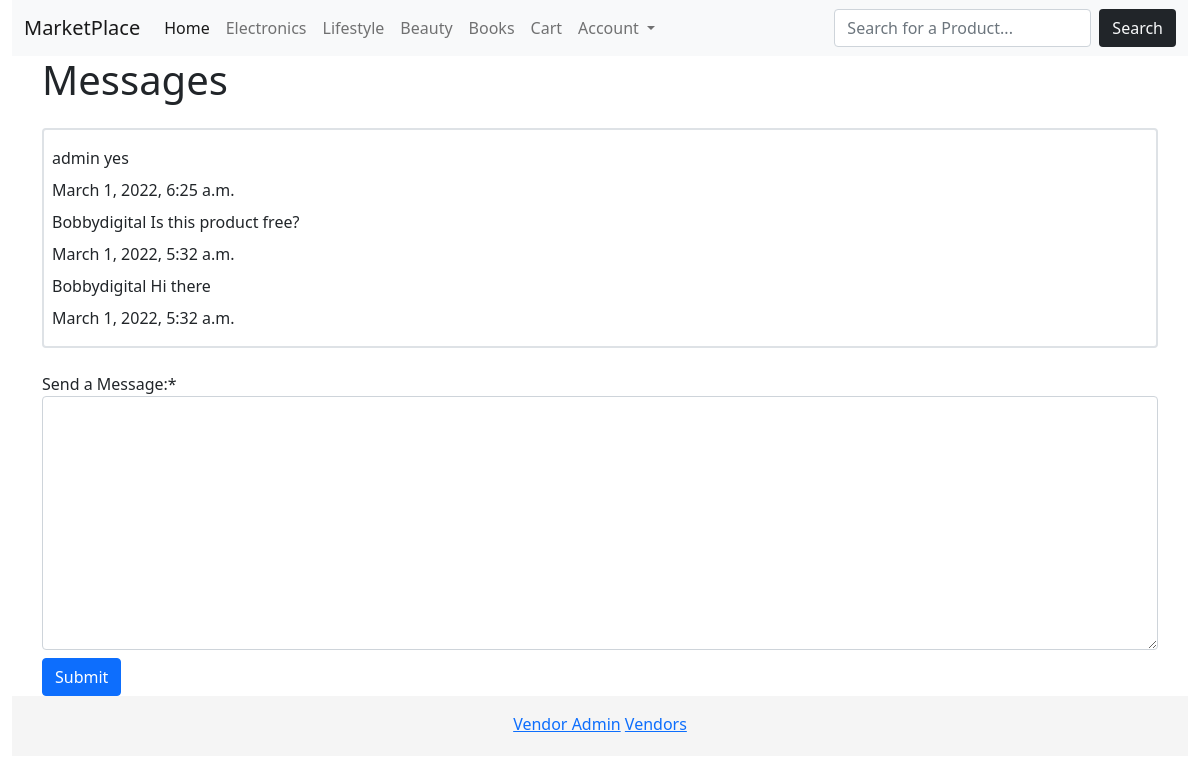
/messages/14/ (signed in), run on the app's committed database.
### product/models.py (models this page shows)
class Category(models.Model):
	title = models.CharField(max_length=255)
	slug = models.SlugField(max_length=255)
	ordering = models.IntegerField(default=0)
	class Meta:
		ordering = ['ordering']
	def __str__(self):
		return self.title

### messenger/models.py (models this page shows, shortened)
class Message(models.Model):
	user = models.ForeignKey(User, on_delete=models.CASCADE)
	thread = models.ForeignKey(Thread, related_name='messages', on_delete=models.CASCADE)
	content = models.TextField(max_length=500,verbose_name="Send a Message:")
	updated = models.DateTimeField(auto_now=True, auto_now_add=False)
	created = models.DateTimeField(auto_now=False, auto_now_add=True)
	class Meta:
		ordering = ['-updated','-created']

### messenger/views.py (the view, shortened to what this page needs)
# urls.py: path('<int:pk>/', views.threadView, name='thread'),
@login_required
def threadView(request,pk):
	thread = get_object_or_404(Thread,pk=pk)
	comments = thread.messages.all()
	form = MessageForm()
	context = {'comments':comments,
				'thread':thread,
				'form':form
				 }
	return render(request, 'messenger/thread.html',context)

### messenger/forms.py
class MessageForm(ModelForm):
	class Meta:
		model = Message
		fields = ['content']

### cart/cart.py (called while the page is built)
	def __len__(self):
		return sum(item['quantity'] for item in self.cart.values())

### cart/context_processors.py (called while the page is built)
def cart(request):
	return ({'cart':Cart(request)})

### product/context_processors.py (called while the page is built)
def menu_categories(request):
	categories = Category.objects.all()
	return {'menu_categories':categories}

def vendor_categories(request):
	pattern = r"\/vendors\/(\d+)"
	result = re.match(pattern, request.path)
	if result:
		print(result, result.group())
		vendor = result.group(1)
		print(vendor)
		vendor_categories = SubCategory.objects.filter(vendor=vendor)
		print(vendor_categories)
		return {'vendor_categories':vendor_categories}
	else:
		return {'vendor_categories':''}

### messenger/templates/messenger/thread.html (shortened to what this page needs)
{% extends 'site/main.html' %}
{% load crispy_forms_tags %}
{% block content %}
	<h1> Messages</h1>
	<div class="border border-2 rounded bg-mute my-4 p-2" style="min-height: 100px;">
				{% for comment in comments %}
			<div class=" my-2">
			{{comment.user}}
			{{comment.content}}
			<div class="mt-2">
				<span>{{comment.created}}</span>
			</div>
			</div>
		{% endfor %}
	</div>
	<form method="POST" action="">
	{{form|crispy}}
	<button type="submit" class="btn btn-primary mt-2">Submit</button>
	</form>
{% endblock %}

### base/templates/site/navbar.html (shortened to what this page needs)
<nav class="navbar navbar-expand-lg navbar-light bg-light">
  <div class="container-fluid">
    <a class="navbar-brand" href="/">MarketPlace</a>
    <div class="collapse navbar-collapse" id="navbarNav">
      <ul class="navbar-nav me-auto mb-2 mb-lg-0">
        <li class="nav-item">
          <a class="nav-link active" aria-current="page" href="/">Home</a>
        </li>
        {% for category in menu_categories %}
        <li class="nav-item">
          <a class="nav-link" href="{% url 'productCategory' category.slug %}">{{category}}</a>
        </li>
        {% endfor %}
        <li class="nav-item">
          <a href="{% url 'cart' %}" class="nav-link">Cart{% if cart %}({{cart|length}}){% endif %}</a>
        </li>
          <li class="nav-item dropdown">
          <a class="nav-link dropdown-toggle" href="#" id="navbarDarkDropdownMenuLink" role="button" data-bs-toggle="dropdown" aria-expanded="false">
            Account
          </a>
        </li>
      </ul>
        <form class="d-flex"method="GET" action="{% url 'search' %}">
            <input class="form-control me-2" type="text" class="input" placeholder="Search for a Product..." name="query">
            <button class="btn bg-dark text-light" type="submit" >Search</button>
        </form>
    </div>
  </div>
</nav>

### data on the page
Category: title "Electronics"
Category: title "Lifestyle"
Category: title "Beauty"
Category: title "Books"
Message: user "admin", content "yes", created "March 1, 2022, 6:25 a.m."
Message: user "Bobbydigital", content "Is this product free?", created "March 1, 2022, 5:32 a.m."
Message: user "Bobbydigital", content "Hi there", created "March 1, 2022, 5:32 a.m."
